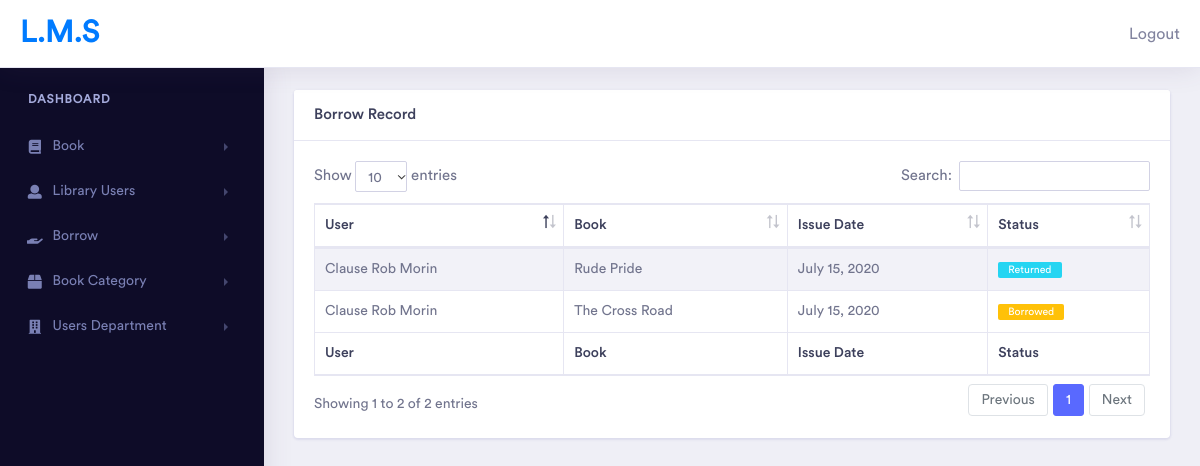
Screenshot of /dashboard/borrow/list (signed in) with the database file from the repository.
### core/models.py (models this page shows, shortened)
class Borrow(models.Model):
    STATUS = [('Borrowed', 'Borrowed'), ('Returned', 'Returned')]
    user = models.ForeignKey(LibraryUser, on_delete=models.CASCADE,
                             related_name='borrowed')
    date_issued = models.DateTimeField(auto_now=True)
    date_returned = models.DateTimeField(auto_now_add=True, null=True)
    book = models.ForeignKey(
        Book, on_delete=models.CASCADE, related_name='borrows')
    status = models.CharField(
        max_length=25, choices=STATUS, default='Borrowed')
    extra_details = models.TextField()
    issuing_staff = models.ForeignKey(
        settings.AUTH_USER_MODEL, on_delete=models.CASCADE, related_name='issuing_staff')
    recieving_staff = models.ForeignKey(
        settings.AUTH_USER_MODEL, on_delete=models.CASCADE, related_name='recieving_staff', null=True)
    borrow_date = models.DateField(auto_now=True)

class LibraryUser(models.Model):
    reg_no = models.CharField(max_length=25)
    first_name = models.CharField(max_length=25)
    last_name = models.CharField(max_length=25)
    other_name = models.CharField(max_length=25)
    department = models.ForeignKey(
        Department, on_delete=models.CASCADE, related_name='department_user')
    photo = models.ImageField(upload_to='uploads')
    phone = models.CharField(max_length=25)
    date_added = models.DateTimeField(auto_now=True)
    def __str__(self):
        return self.last_name + " " + self.first_name + " " + self.other_name

class Book(models.Model):
    title = models.CharField(max_length=25)
    author = models.CharField(max_length=25)
    ISBN = models.CharField(max_length=25)
    copies = models.IntegerField()
    publisher = models.CharField(max_length=25)
    copies_available = models.IntegerField()
    category = models.ForeignKey(
        BookCategory, on_delete=models.CASCADE, related_name='books')
    date_added = models.DateTimeField(auto_now=True)
    image = models.ImageField(upload_to='books')
    def __str__(self):
        return self.title

### core/views.py (the view)
class BorrowListView(LoginRequiredMixin, ListView):
    model = Borrow
    template_name = 'dashboard/borrow/list.html'

### core/templates/dashboard/borrow/list.html (shortened to what this page needs)
{% extends 'dashboard/base.html' %}
{% load static %}
{% block style %}
<link rel="stylesheet" type="text/css" href="{% static 'assets/vendor/datatables/css/dataTables.bootstrap4.css' %}">
<link rel="stylesheet" type="text/css" href="{% static 'assets/vendor/datatables/css/buttons.bootstrap4.css' %}">
<link rel="stylesheet" type="text/css" href="{% static 'assets/vendor/datatables/css/select.bootstrap4.css' %}">
<link rel="stylesheet" type="text/css" href="{% static 'assets/vendor/datatables/css/fixedHeader.bootstrap4.css' %}">
{% endblock style %}
{% block content %}
<div class="card">
    <h5 class="card-header">Borrow Record</h5>
    <div class="card-body">
        <div class="table-responsive">
            <table class="table table-striped table-bordered first">
                <thead>
                    <tr>
                        <th>User</th>
                        <th>Book</th>
                        <th>Issue Date</th>
                        <th>Status</th>
                    </tr>
                </thead>
                <tbody>
                    {% for borrow in borrow_list %}
                    <tr>
                        <td><a href="{% url 'core:borrow_detail' borrow.id %}">{{borrow.user}}</a></td>
                        <td>{{borrow.book}}</td>
                        <td>{{borrow.borrow_date}}</td>
                        <td>
                            {% ifequal borrow.status "Borrowed" %}
                            <span class="label bg-warning">{{borrow.status}}</span>
                            {% endifequal %}
                            {% ifequal borrow.status "Returned" %}
                            <span class="label bg-info">{{borrow.status}}</span>
                            {% endifequal %}
                        </td>
                    </tr>
                    {% endfor %}
                </tbody>
                <tfoot>
                    <tr>
                        <th>User</th>
                        <th>Book</th>
                        <th>Issue Date</th>
                        <th>Status</th>
                    </tr>
                </tfoot>
            </table>
        </div>
    </div>
</div>
{% endblock content %}

### rows the page displays
Borrow: user "Clause Rob Morin", book "Rude Pride", borrow_date "July 15, 2020", status "Returned"
Borrow: user "Clause Rob Morin", book "The Cross Road", borrow_date "July 15, 2020", status "Borrowed"
